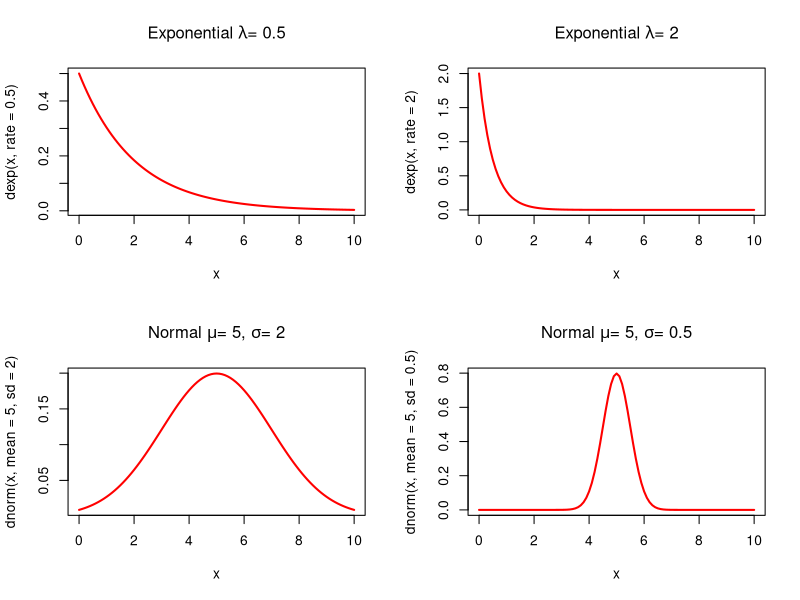
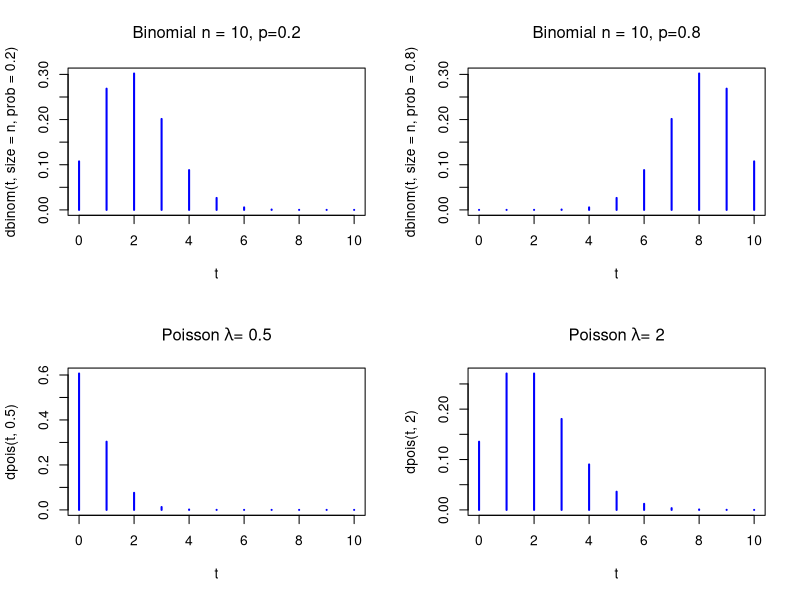
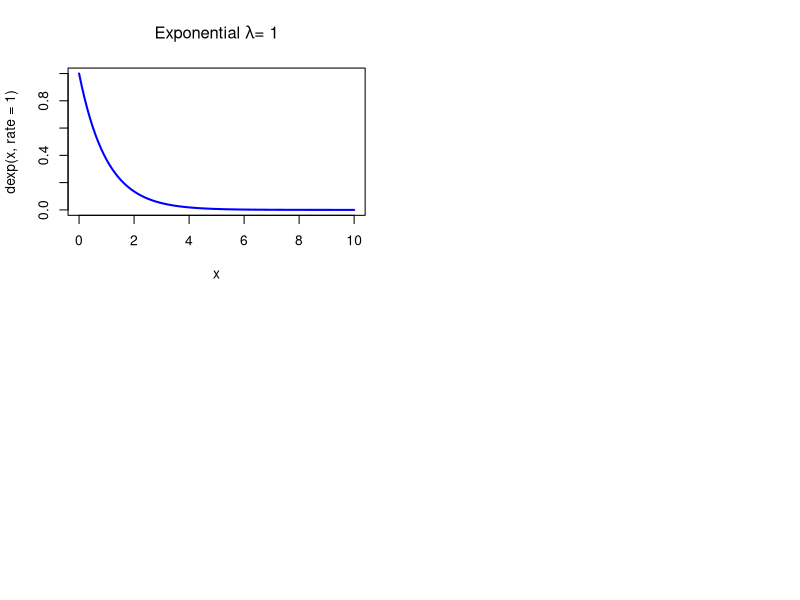
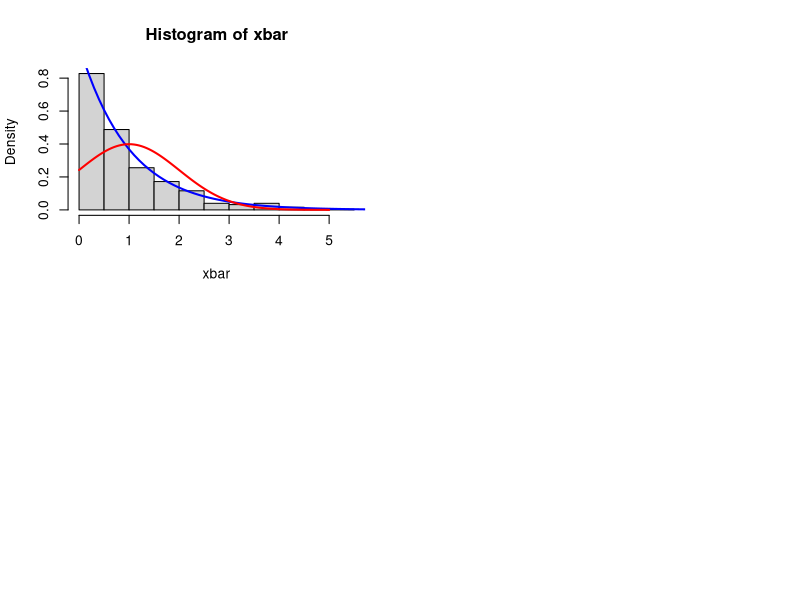
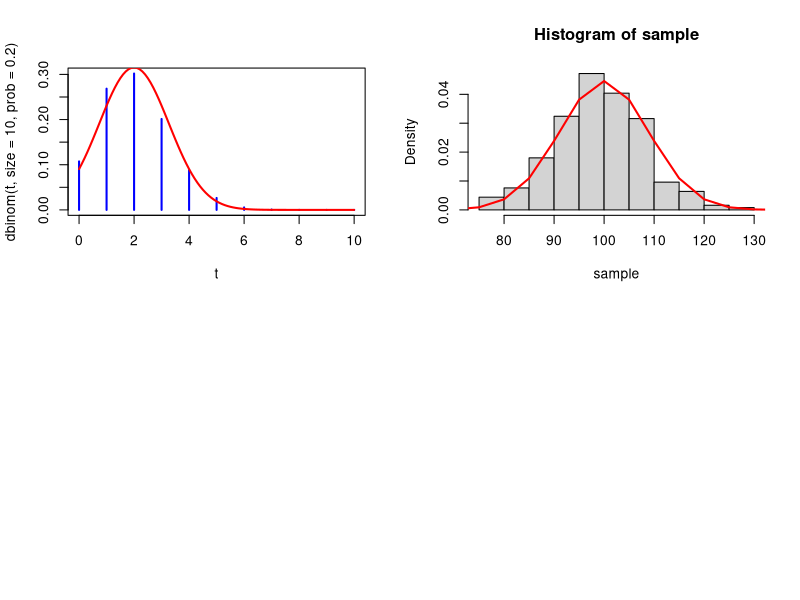

These charts were generated, in order, by the following R code:
###------Sampling Distributions------
######################################
par(mfrow=c(2,2))
x <- seq(0,10,by=0.01)
curve(dexp(x,rate=0.5),0,10,main=expression(paste("Exponential ", lambda, "= 0.5")),lwd=2,col="red")
curve(dexp(x,rate=2),0,10,main=expression(paste("Exponential ", lambda, "= 2")),lwd=2,col="red")
curve(dnorm(x,mean=5,sd=2),0,10,main=expression(paste("Normal ", mu, "= 5, ", sigma, "= 2")), lwd=2,col="red")
curve(dnorm(x,mean=5,sd=0.5),0,10,main=expression(paste("Normal ", mu, "= 5, ", sigma, "= 0.5")),lwd=2,col="red")

t <- seq(0,10,by=1)
n <- 10
plot(t,dbinom(t,size=n,prob=0.2),main=expression(paste("Binomial ", "n = 10, p=0.2")), type="h",lwd=2,col="blue")
plot(t,dbinom(t,size=n,prob=0.8),main=expression(paste("Binomial ", "n = 10, p=0.8")),type="h",lwd=2,col="blue")
plot(t,dpois(t,0.5),type="h",main=expression(paste("Poisson ", lambda, "= 0.5")), lwd=2,col="blue")
plot(t,dpois(t,2),type="h",main=expression(paste("Poisson ", lambda, "= 2")), lwd=2,col="blue")


# Exponential Distribution CLT
x <- seq(0,10,by=0.01)
curve(dexp(x,rate=1),0,10,main=expression(paste("Exponential ", lambda, "= 1")),lwd=2,col="blue")
par(mfrow=c(2,2))

# Simulations
n.sim <- 500
n <- 1
xbar <- rep(0,n)

lambda <- 1
mu <- 1/lambda
sigma <- 1/(lambda*sqrt(n))

for(i in 1:n.sim){sample <- rexp(n,rate=lambda)
	xbar[i] <- mean(sample)
	}

hist(xbar,prob=TRUE)
x <- seq(0,10,by=0.01)
curve(dexp(x,rate=1),0,10,add=TRUE,lwd=2,col="blue")
curve(dnorm(x,mean=mu,sd=sigma),0,5,add=TRUE,lwd=2,col="red")


# Binomial Distribution CLT
par(mfrow=c(2,2))
t <- seq(0,10,by=1)
plot(t,dbinom(t,size=10,prob=0.2),type="h",lwd=2,col="blue")
curve(dnorm(x,mean=10*0.2,sd=sqrt(10*0.2*0.8)),0,10,add=TRUE,lwd=2,col="red")


# Simulations
n.sim <- 500
n <- 500

p <- 0.2
mu <- n*p
sigma <- sqrt(n*p*(1-p))

sample <- rbinom(n.sim,size=n,prob=0.2) 
hist(sample,prob=TRUE)
x <- seq(0,10,by=0.01)
curve(dnorm(x,mean=mu,sd=sigma),0,n,add=TRUE,lwd=2,col="red")

